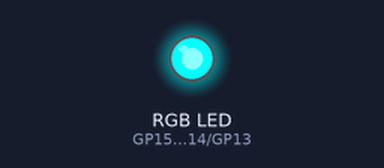
This program was run on a simulated Raspberry Pi Pico running MicroPython. Shown: an RGB LED mixed from three pins (HIGH = lit).

Above: at 0.5 s.
At 1.5 s:
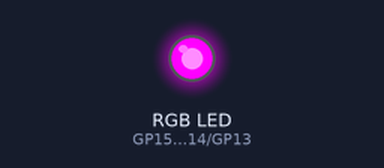
At 2.5 s:
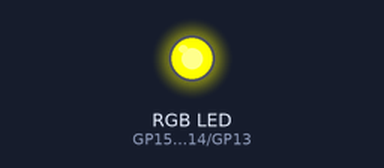
At 3.5 s:
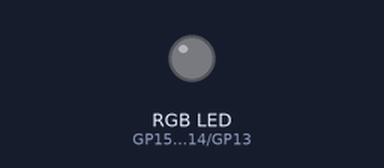
Timing chart, 0 to 5.2 s (numbered marks = the images above):
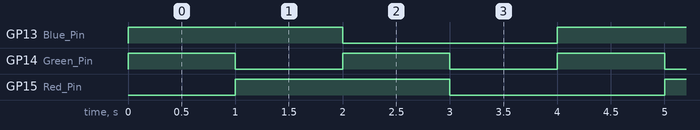

Measured:
- by itself, GP13 (Blue_Pin), GP15 (Red_Pin): alternates HIGH for 2.0 s and LOW for 2.0 s
- by itself, GP14 (Green_Pin): alternates HIGH for 1.0 s and LOW for 1.0 s
- by itself, everything shown: repeats every 4.0 s, in 4 steps

The program:

Ex-2-RGB__Anode_.py
```python
import machine as Gpio
import utime as TM

# Define the RGB LED pins (common Anode)
Red_Pin = Gpio.Pin(15, Gpio.Pin.OUT)
Green_Pin = Gpio.Pin(14, Gpio.Pin.OUT)
Blue_Pin = Gpio.Pin(13, Gpio.Pin.OUT)

# Helper function to set RGB color
def set_rgb_color(red, green, blue):
    Red_Pin.value(red)
    Green_Pin.value(green)
    Blue_Pin.value(blue)

# Main loop
while True:
    # Red
    set_rgb_color(0, 1, 1)
    TM.sleep(1)

    # Green
    set_rgb_color(1, 0, 1)
    TM.sleep(1)

    # Blue
    set_rgb_color(1, 1, 0)
    TM.sleep(1)

    # White
    set_rgb_color(0, 0, 0)
    TM.sleep(1)
```
